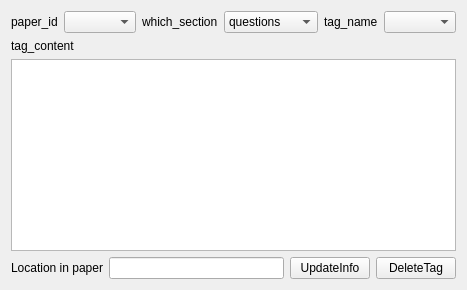
                   <widget class="QWidget" name="tab_4">
                    <attribute name="title">
                     <string>Edit_existing</string>
                    </attribute>
                    <layout class="QVBoxLayout" name="verticalLayout_10">
                     <item>
                      <layout class="QVBoxLayout" name="verticalLayout_4">
                       <item>
                        <layout class="QHBoxLayout" name="horizontalLayout_7">
                         <item>
                          <widget class="QLabel" name="label_14">
                           <property name="sizePolicy">
                            <sizepolicy hsizetype="Fixed" vsizetype="Preferred">
                             <horstretch>0</horstretch>
                             <verstretch>0</verstretch>
                            </sizepolicy>
                           </property>
                           <property name="text">
                            <string>paper_id</string>
                           </property>
                          </widget>
                         </item>
                         <item>
                          <widget class="QComboBox" name="comboBox_paper_ids"/>
                         </item>
                         <item>
                          <widget class="QLabel" name="label_15">
                           <property name="sizePolicy">
                            <sizepolicy hsizetype="Fixed" vsizetype="Preferred">
                             <horstretch>0</horstretch>
                             <verstretch>0</verstretch>
                            </sizepolicy>
                           </property>
                           <property name="text">
                            <string>which_section</string>
                           </property>
                          </widget>
                         </item>
                         <item>
                          <widget class="QComboBox" name="comboBox_section">
                           <item>
                            <property name="text">
                             <string>questions</string>
                            </property>
                           </item>
                           <item>
                            <property name="text">
                             <string>methods</string>
                            </property>
                           </item>
                           <item>
                            <property name="text">
                             <string>results</string>
                            </property>
                           </item>
                           <item>
                            <property name="text">
                             <string>discussions</string>
                            </property>
                           </item>
                           <item>
                            <property name="text">
                             <string>terminology</string>
                            </property>
                           </item>
                           <item>
                            <property name="text">
                             <string>grammer</string>
                            </property>
                           </item>
                          </widget>
                         </item>
                         <item>
                          <widget class="QLabel" name="label_16">
                           <property name="sizePolicy">
                            <sizepolicy hsizetype="Fixed" vsizetype="Preferred">
                             <horstretch>0</horstretch>
                             <verstretch>0</verstretch>
                            </sizepolicy>
                           </property>
                           <property name="text">
                            <string>tag_name</string>
                           </property>
                          </widget>
                         </item>
                         <item>
                          <widget class="QComboBox" name="comboBox_tag_list"/>
                         </item>
                        </layout>
                       </item>
                       <item>
                        <widget class="QLabel" name="label_17">
                         <property name="text">
                          <string>tag_content</string>
                         </property>
                        </widget>
                       </item>
                       <item>
                        <widget class="QTextEdit" name="textEdit_tag_conent">
                         <property name="font">
                          <font>
                           <pointsize>14</pointsize>
                          </font>
                         </property>
                         <property name="acceptRichText">
                          <bool>false</bool>
                         </property>
                        </widget>
                       </item>
                       <item>
                        <layout class="QHBoxLayout" name="horizontalLayout_10">
                         <item>
                          <widget class="QLabel" name="label_34">
                           <property name="text">
                            <string>Location in paper</string>
                           </property>
                          </widget>
                         </item>
                         <item>
                          <widget class="QLineEdit" name="lineEdit_location"/>
                         </item>
                         <item>
                          <widget class="QPushButton" name="pushButton_update_info">
                           <property name="text">
                            <string>UpdateInfo</string>
                           </property>
                          </widget>
                         </item>
                         <item>
                          <widget class="QPushButton" name="pushButton_delete_tag">
                           <property name="text">
                            <string>DeleteTag</string>
                           </property>
                          </widget>
                         </item>
                        </layout>
                       </item>
                      </layout>
                     </item>
                    </layout>
                   </widget>
